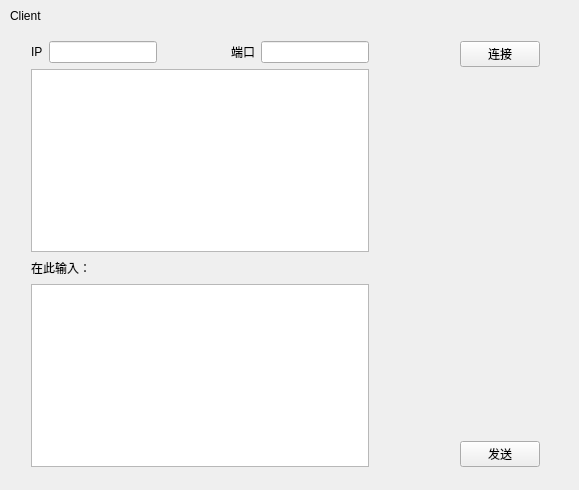
<?xml version="1.0" encoding="UTF-8"?>
<ui version="4.0">
 <class>Widget</class>
 <widget class="QWidget" name="Widget">
  <property name="geometry">
   <rect>
    <x>0</x>
    <y>0</y>
    <width>579</width>
    <height>490</height>
   </rect>
  </property>
  <property name="windowTitle">
   <string>Widget</string>
  </property>
  <widget class="QLabel" name="label">
   <property name="geometry">
    <rect>
     <x>10</x>
     <y>10</y>
     <width>54</width>
     <height>12</height>
    </rect>
   </property>
   <property name="text">
    <string>Client</string>
   </property>
  </widget>
  <widget class="QWidget" name="">
   <property name="geometry">
    <rect>
     <x>20</x>
     <y>30</y>
     <width>531</width>
     <height>448</height>
    </rect>
   </property>
   <layout class="QGridLayout" name="gridLayout">
    <item row="0" column="0" colspan="3">
     <layout class="QHBoxLayout" name="horizontalLayout_3">
      <item>
       <layout class="QHBoxLayout" name="horizontalLayout">
        <item>
         <widget class="QLabel" name="label_2">
          <property name="text">
           <string>IP</string>
          </property>
         </widget>
        </item>
        <item>
         <widget class="QLineEdit" name="lineEdit_IP"/>
        </item>
       </layout>
      </item>
      <item>
       <spacer name="horizontalSpacer">
        <property name="orientation">
         <enum>Qt::Horizontal</enum>
        </property>
        <property name="sizeHint" stdset="0">
         <size>
          <width>68</width>
          <height>20</height>
         </size>
        </property>
       </spacer>
      </item>
      <item>
       <layout class="QHBoxLayout" name="horizontalLayout_2">
        <item>
         <widget class="QLabel" name="label_3">
          <property name="text">
           <string>端口</string>
          </property>
         </widget>
        </item>
        <item>
         <widget class="QLineEdit" name="lineEdit_Port"/>
        </item>
       </layout>
      </item>
     </layout>
    </item>
    <item row="0" column="4" rowspan="4">
     <layout class="QVBoxLayout" name="verticalLayout">
      <item>
       <widget class="QPushButton" name="pushButton_Connect">
        <property name="text">
         <string>连接</string>
        </property>
       </widget>
      </item>
      <item>
       <spacer name="verticalSpacer">
        <property name="orientation">
         <enum>Qt::Vertical</enum>
        </property>
        <property name="sizeHint" stdset="0">
         <size>
          <width>20</width>
          <height>228</height>
         </size>
        </property>
       </spacer>
      </item>
      <item>
       <widget class="QPushButton" name="pushButton_Send">
        <property name="text">
         <string>发送</string>
        </property>
       </widget>
      </item>
     </layout>
    </item>
    <item row="1" column="0" colspan="3">
     <widget class="QTextBrowser" name="textBrowser"/>
    </item>
    <item row="2" column="1">
     <spacer name="verticalSpacer_2">
      <property name="orientation">
       <enum>Qt::Vertical</enum>
      </property>
      <property name="sizeHint" stdset="0">
       <size>
        <width>20</width>
        <height>18</height>
       </size>
      </property>
     </spacer>
    </item>
    <item row="2" column="3">
     <spacer name="horizontalSpacer_2">
      <property name="orientation">
       <enum>Qt::Horizontal</enum>
      </property>
      <property name="sizeHint" stdset="0">
       <size>
        <width>40</width>
        <height>20</height>
       </size>
      </property>
     </spacer>
    </item>
    <item row="3" column="0" colspan="3">
     <widget class="QTextEdit" name="textEdit"/>
    </item>
    <item row="2" column="0">
     <widget class="QLabel" name="label_4">
      <property name="text">
       <string>在此输入：</string>
      </property>
     </widget>
    </item>
   </layout>
  </widget>
  <zorder>label</zorder>
  <zorder>textBrowser</zorder>
  <zorder>textEdit</zorder>
  <zorder>pushButton_Connect</zorder>
  <zorder>lineEdit_IP</zorder>
  <zorder>label_2</zorder>
  <zorder>pushButton_Send</zorder>
  <zorder>lineEdit_Port</zorder>
  <zorder>label_3</zorder>
  <zorder>horizontalSpacer</zorder>
  <zorder>pushButton_Connect</zorder>
  <zorder>verticalSpacer</zorder>
  <zorder>line</zorder>
  <zorder></zorder>
  <zorder>verticalSpacer_2</zorder>
  <zorder>horizontalSpacer_2</zorder>
 </widget>
 <layoutdefault spacing="6" margin="11"/>
 <resources/>
 <connections/>
</ui>
